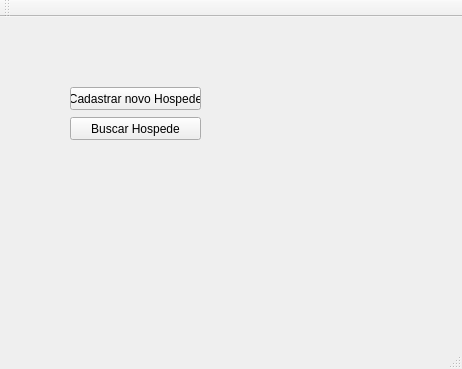
<?xml version="1.0" encoding="UTF-8"?>
<ui version="4.0">
 <class>MainWindow</class>
 <widget class="QMainWindow" name="MainWindow">
  <property name="geometry">
   <rect>
    <x>0</x>
    <y>0</y>
    <width>462</width>
    <height>369</height>
   </rect>
  </property>
  <property name="windowTitle">
   <string>MainWindow</string>
  </property>
  <widget class="QWidget" name="centralWidget">
   <widget class="QPushButton" name="cadastrasHospedeButton">
    <property name="geometry">
     <rect>
      <x>70</x>
      <y>70</y>
      <width>131</width>
      <height>23</height>
     </rect>
    </property>
    <property name="text">
     <string>Cadastrar novo Hospede</string>
    </property>
   </widget>
   <widget class="QPushButton" name="pushButton_2">
    <property name="geometry">
     <rect>
      <x>70</x>
      <y>100</y>
      <width>131</width>
      <height>23</height>
     </rect>
    </property>
    <property name="text">
     <string>Buscar Hospede</string>
    </property>
   </widget>
  </widget>
  <widget class="QMenuBar" name="menuBar">
   <property name="geometry">
    <rect>
     <x>0</x>
     <y>0</y>
     <width>462</width>
     <height>21</height>
    </rect>
   </property>
  </widget>
  <widget class="QToolBar" name="mainToolBar">
   <attribute name="toolBarArea">
    <enum>TopToolBarArea</enum>
   </attribute>
   <attribute name="toolBarBreak">
    <bool>false</bool>
   </attribute>
  </widget>
  <widget class="QStatusBar" name="statusBar"/>
 </widget>
 <layoutdefault spacing="6" margin="11"/>
 <resources/>
 <connections/>
</ui>
